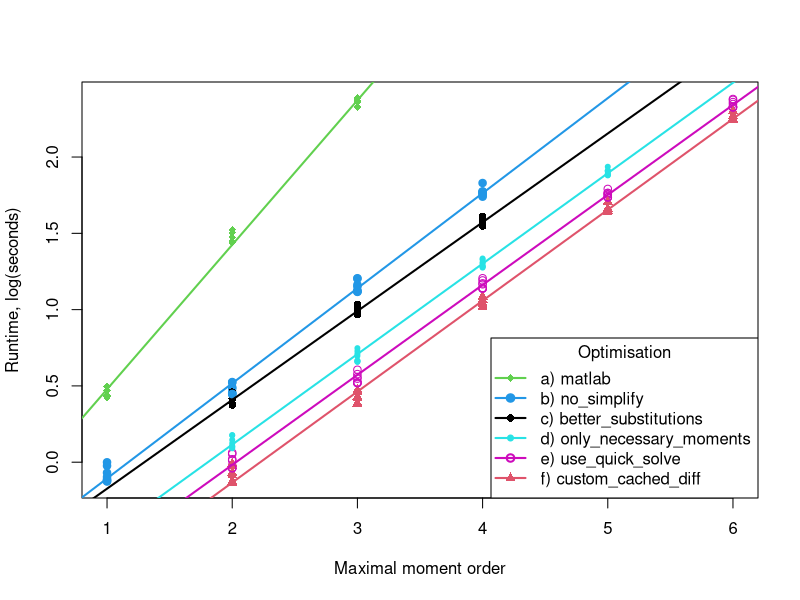

Source code (R):
#~ 
#~ import pickle
#~ dicts = [pickle.load(open("/tmp/data_benchmark_{0}.pickle".format(i))) for i in range(1, 9)]
#~ 
#~ 
#~ def one_row(d):
#~     for n,t in zip(d["n_eq"], d["dt"]):
#~         print d["git_tag"],n,t
#~         
#~ for a in dicts:
#~     for b in a:
#~         one_row(b)
#~ 
#~ exit(1)
#~ 

df <- read.table("mea_speed_data.tsv")
colnames(df) <- c("tag","max_order","dt")
df$max_order <- as.numeric(as.factor(df$max_order))
df$tag <- as.factor(df$tag)

df <- subset(df, max_order > 1 | tag == "matlab" | tag == "no_simplify")

pdf("mea_speed.pdf", w=9,h=6)
plot(dt ~ max_order, df, col=as.numeric(tag),pch=as.numeric(tag) + 15, ylab="Runtime, log(seconds)", xlab="Maximal moment order", cex=1)

print(summary(lm(dt ~ max_order * tag, df)))

tgs = unique(df$tag)
new_names <- character(0)
for (i in 1:length(tgs)){
	t <- tgs[i]
	subdf <- subset(df, tag==t)
	
	linmod <- lm(dt ~ max_order ,subdf)
	abline(linmod,col=as.numeric(t),lwd=2)
	new_names[i] <- sprintf("%s) %s", letters[i], as.character(t))
} 

legend('bottomright', legend = new_names, lty=1, col=as.numeric(tgs), cex=1, lwd=2,pch=as.numeric(tgs) + 15, title="Optimisation")

dev.off()
